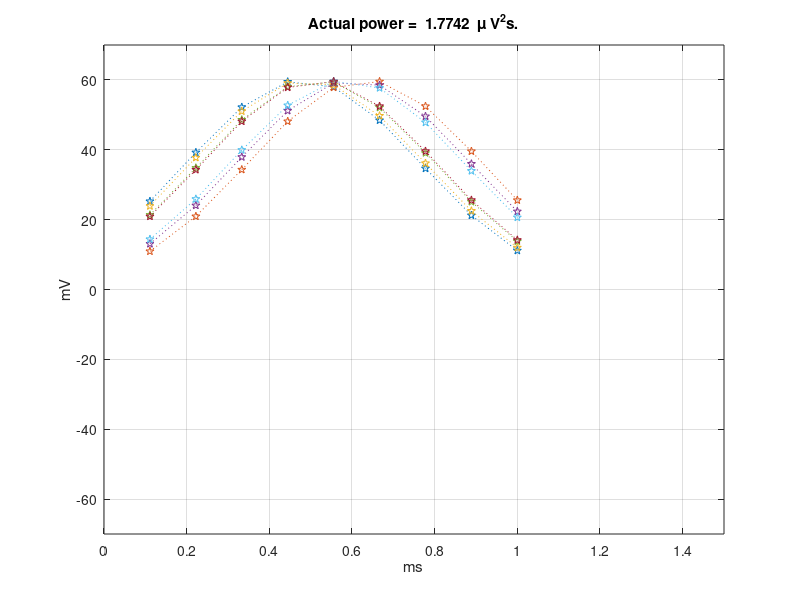

The MATLAB source for this figure:
function [ impulse, impulseParam ] = impulseSampling( p, rows, plotTF )
%
% mP = impulse's mean power
% label = 1; 'recta' 2; 'gauss' 3; 'pgaus' 4; 'spike' 5; 'sinus'


if nargin==0 % stab
    p.saveGraph         = false;
    plotTF              = true;
    p.impulseType       = 2;
    p.amplitudeHighFreq = 60*1e-3;      % V
    p.spikePeriod       = 1e-3;         % s
    p.sampleRate        = 9*1e3;        % Hz
    rows                = 7;            % pixels
end


V = p.amplitudeHighFreq;
T = p.spikePeriod;
N = round( T* p.sampleRate );
t = ones(rows, N) .* linspace( 1, N, N);

phase = (2*rand(rows,1)-1);

A = N * sqrt(2/pi) / 2;
B       = round(N/2);


switch p.impulseType
    
    case 1 % 'recta'
        impulse = zeros( rows, N );
        start   = round(phase);
        impulse( :, max(1,start): min(start + B,N) ) = V;
        
        
    case 2 % 'gauss'
        impulse = V * exp( -( ( t -round(N/2) - phase )/A).^ 2  );
    
   
    case 3 % 'pgaus'
        impulse = V * exp( -( ( t -round(N/2) - phase )/A).^ 2  );
        impulse = impulse .* (-1).^(1:1:N);

    
    case 4 % 'spike'
        A = A/2;
        V = V*1.3;
        impulse = V * exp( -( ( t -round(N/3.5) - phase )/A).^ 2  );
        impulse = impulse - 0.5 * V * exp( -( ( t -round(N/2) - phase )/A).^ 2  );
     
        
    case 5  % sinus
        impulse = V * sin( (2 * pi * (t - 1 + abs(phase)/2) / N) );

end



% Compute actual mean power
impulseParam.mP = impulsesMeanPower(impulse, p);


% Compute impulse time information
[~, maxTime] = max( abs(impulse),[], 2 );
impulseParam.max = round(mean(maxTime, 1));
impulseParam.length  = size(impulse, 2);




if plotTF == true
    
%     set(0,'DefaultAxesFontName','arial');
%     set(0,'DefaultAxesFontSize',14);

    impulse = impulse * 1e3;  % mV
    time = (t + 0) / p.sampleRate * 1000;   % ms
 
    plot( time', impulse', ':p' );
    title( ['Actual power =  ', num2str(impulseParam.mP*1e6) '  \mu V^2s.'] );
    grid ON;
    xlim( [ T/2 - p.spikePeriod*0.5, T/2 + p.spikePeriod*1]*1000  );
    ylim( [ -70 70] );
    xlabel('ms');
    ylabel('mV');
    
    if p.saveGraph == true
    
        chap = 'c6';
        sect = 's0';
        desc = 'impulsoRett';
        fileName = [chap sect desc];
        xts = 'epsc';
        path = 'graph/';
    
        % save and close figure
        saveas(gcf, [path fileName], xts);
        close;
    end

end

end


function meanPower = impulsesMeanPower(impulse, p)

    meanPower = mean( sum(impulse.^2, 2) ) / p.sampleRate; % V^2s

end